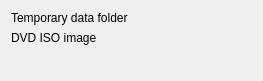
<ui version="4.0" >
 <class>DvdWizardIso_UI</class>
 <widget class="QWidget" name="DvdWizardIso_UI" >
  <property name="geometry" >
   <rect>
    <x>0</x>
    <y>0</y>
    <width>263</width>
    <height>81</height>
   </rect>
  </property>
  <property name="windowTitle" >
   <string>Form</string>
  </property>
  <layout class="QGridLayout" name="gridLayout" >
   <item row="0" column="0" >
    <widget class="QLabel" name="label" >
     <property name="text" >
      <string>Temporary data folder</string>
     </property>
    </widget>
   </item>
   <item row="0" column="1" >
    <widget class="KUrlRequester" name="tmp_folder" />
   </item>
   <item row="1" column="0" >
    <widget class="QLabel" name="label_2" >
     <property name="text" >
      <string>DVD ISO image</string>
     </property>
    </widget>
   </item>
   <item row="1" column="1" >
    <widget class="KUrlRequester" name="iso_image" />
   </item>
   <item row="2" column="0" >
    <spacer name="verticalSpacer" >
     <property name="orientation" >
      <enum>Qt::Vertical</enum>
     </property>
     <property name="sizeHint" stdset="0" >
      <size>
       <width>20</width>
       <height>8</height>
      </size>
     </property>
    </spacer>
   </item>
  </layout>
 </widget>
 <customwidgets>
  <customwidget>
   <class>KUrlRequester</class>
   <extends>QFrame</extends>
   <header>kurlrequester.h</header>
  </customwidget>
 </customwidgets>
 <resources/>
 <connections/>
</ui>
